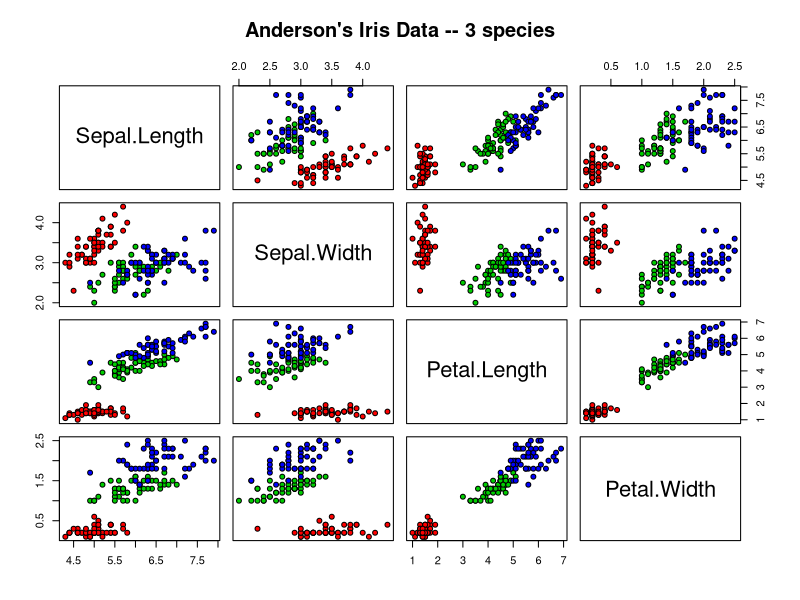
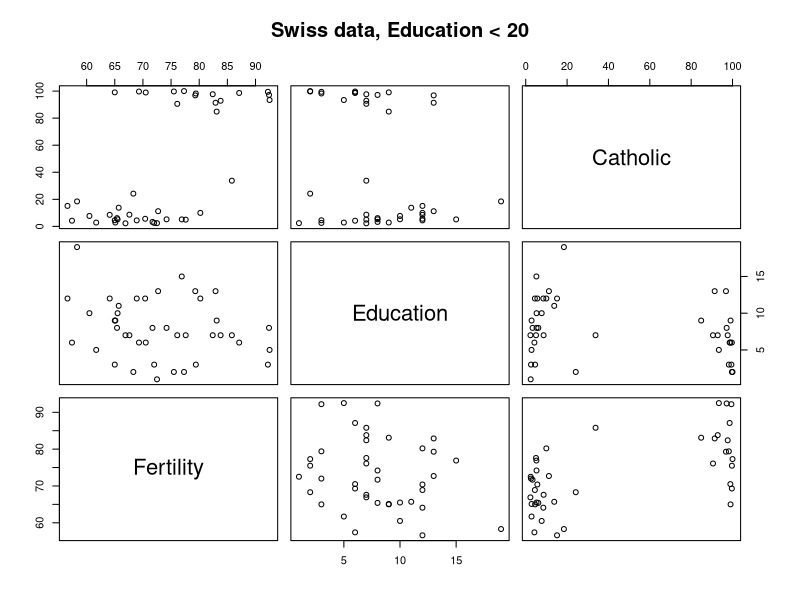
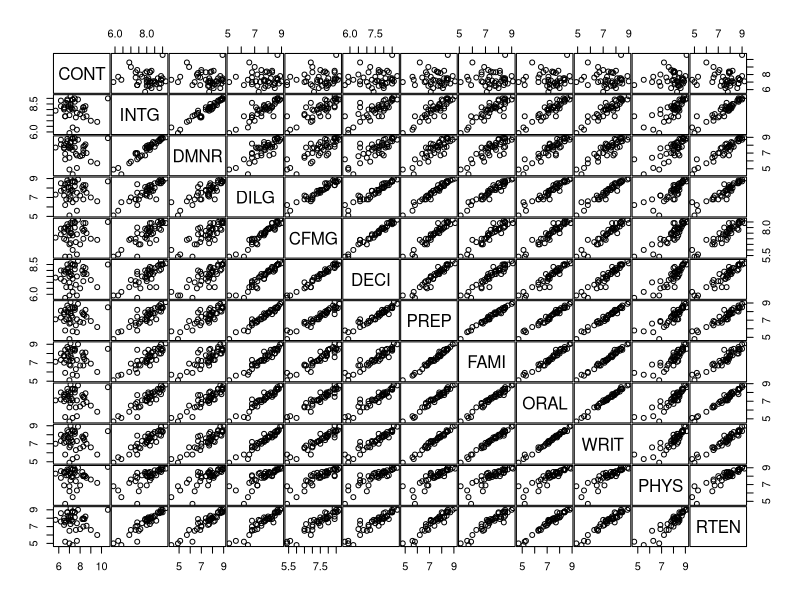
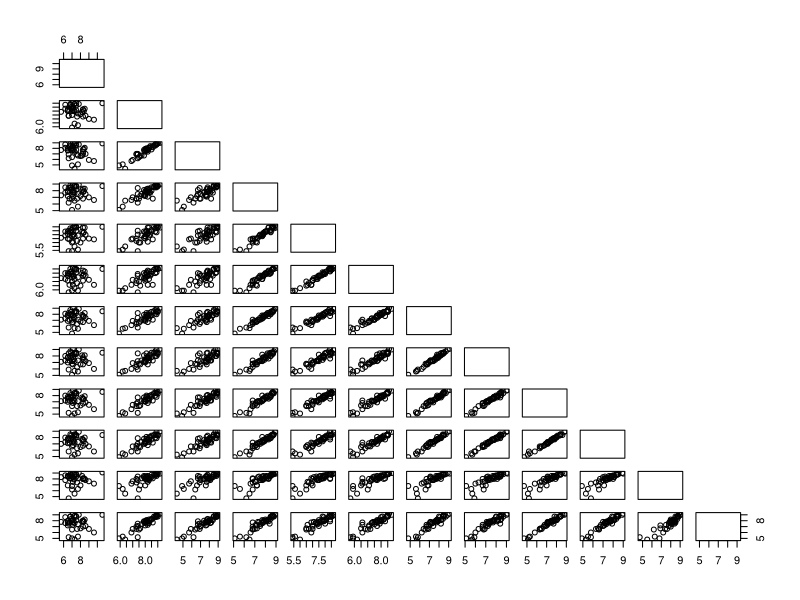
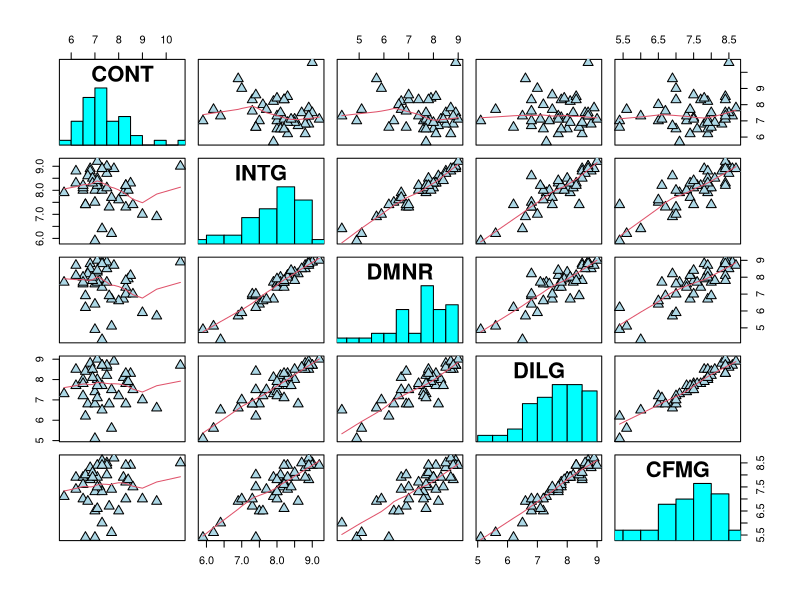
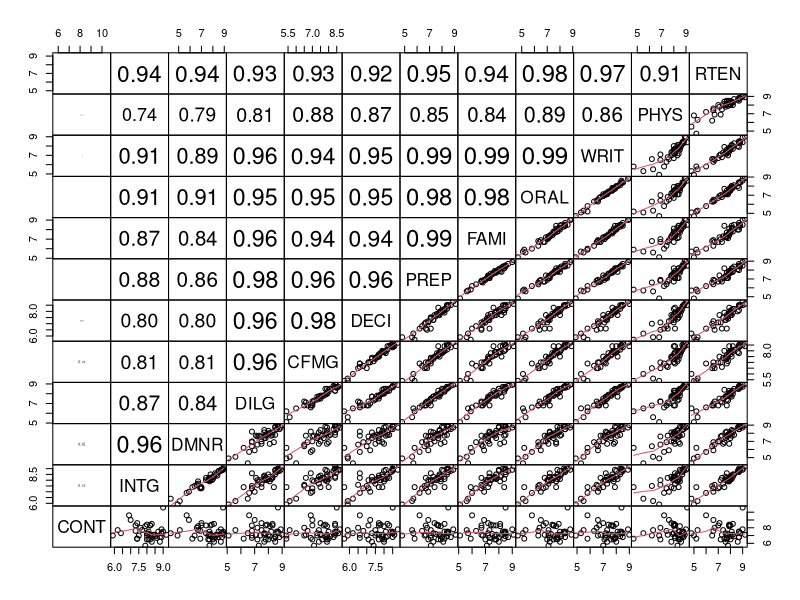
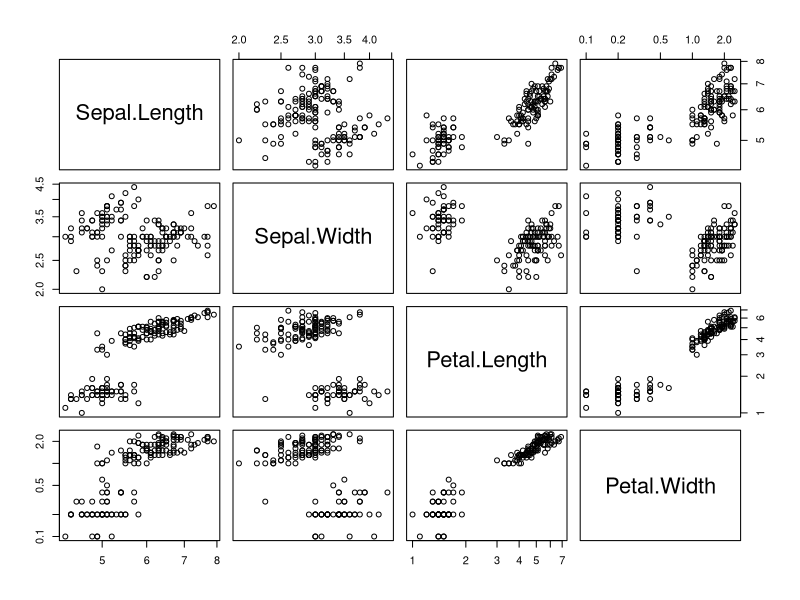
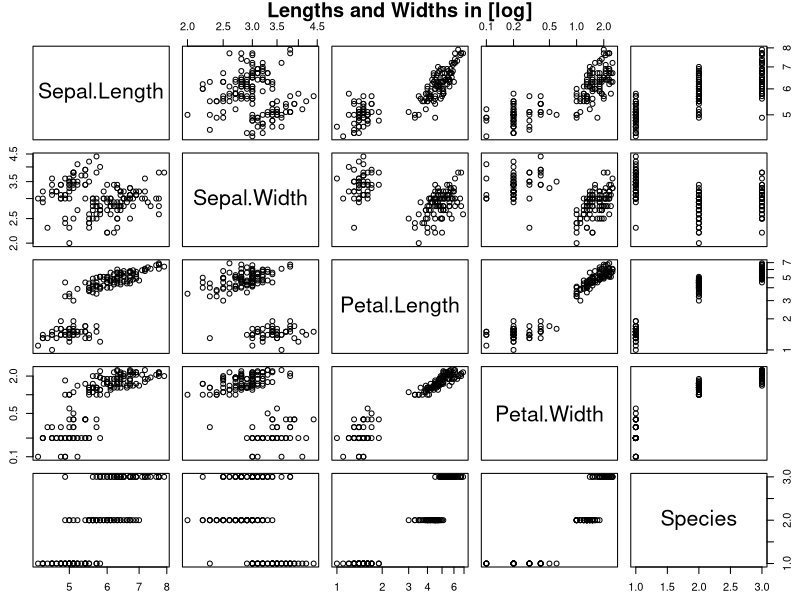

Write R code to recreate these figures, in order.
pairs(iris[1:4], main = "Anderson's Iris Data -- 3 species",
      pch = 21, bg = c("red", "green3", "blue")[unclass(iris$Species)])

## formula method, "graph" layout (row 1 at bottom):
pairs(~ Fertility + Education + Catholic, data = swiss, row1attop=FALSE,
      subset = Education < 20, main = "Swiss data, Education < 20")

pairs(USJudgeRatings, gap=1/10) # (gap: not wasting plotting area)
## show only lower triangle (and suppress labeling for whatever reason):
pairs(USJudgeRatings, text.panel = NULL, upper.panel = NULL)

## put histograms on the diagonal
panel.hist <- function(x, ...)
{
  usr <- par("usr"); on.exit(par(usr))
  par(usr = c(usr[1:2], 0, 1.5) )
  h <- hist(x, plot = FALSE)
  breaks <- h$breaks; nB <- length(breaks)
  y <- h$counts; y <- y/max(y)
  rect(breaks[-nB], 0, breaks[-1], y, col = "cyan", ...)
}
pairs(USJudgeRatings[1:5], panel = panel.smooth,
      cex = 1.5, pch = 24, bg = "light blue", horOdd=TRUE,
      diag.panel = panel.hist, cex.labels = 2, font.labels = 2)

## put (absolute) correlations on the upper panels,
## with size proportional to the correlations.
panel.cor <- function(x, y, digits = 2, prefix = "", cex.cor, ...)
{
  usr <- par("usr"); on.exit(par(usr))
  par(usr = c(0, 1, 0, 1))
  r <- abs(cor(x, y))
  txt <- format(c(r, 0.123456789), digits = digits)[1]
  txt <- paste0(prefix, txt)
  if(missing(cex.cor)) cex.cor <- 0.8/strwidth(txt)
  text(0.5, 0.5, txt, cex = cex.cor * r)
}
pairs(USJudgeRatings, lower.panel = panel.smooth, upper.panel = panel.cor,
      gap=0, row1attop=FALSE)

pairs(iris[-5], log = "xy") # plot all variables on log scale
pairs(iris, log = 1:4, # log the first four
      main = "Lengths and Widths in [log]", line.main=1.5, oma=c(2,2,3,2))

